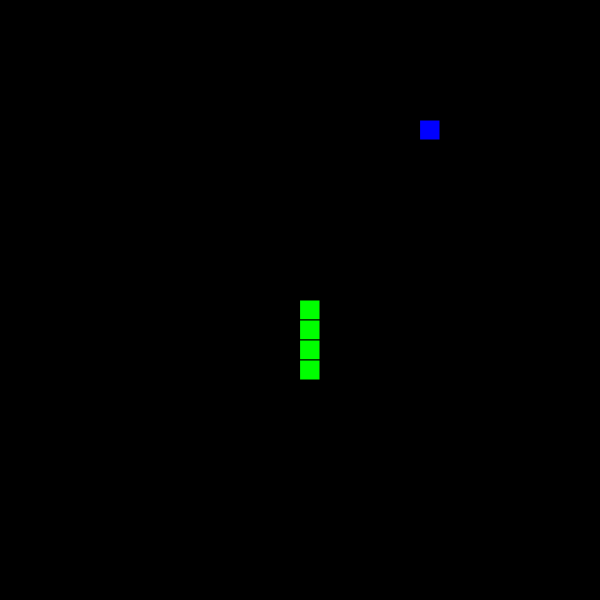
Frame 1 (no input)
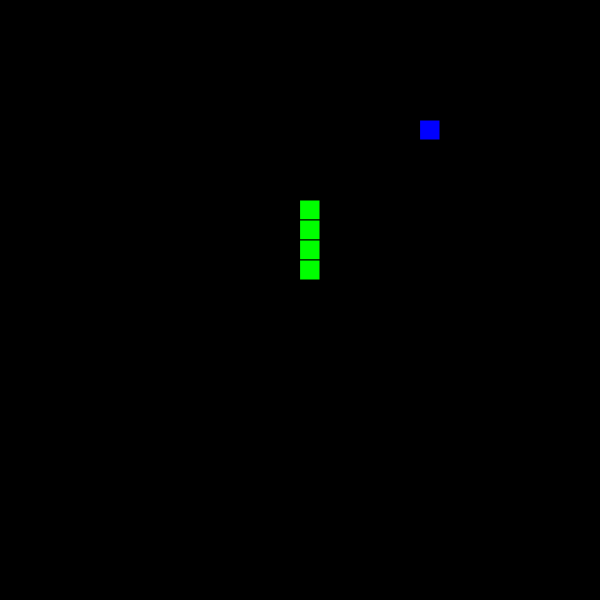
Frame 60 (no input)
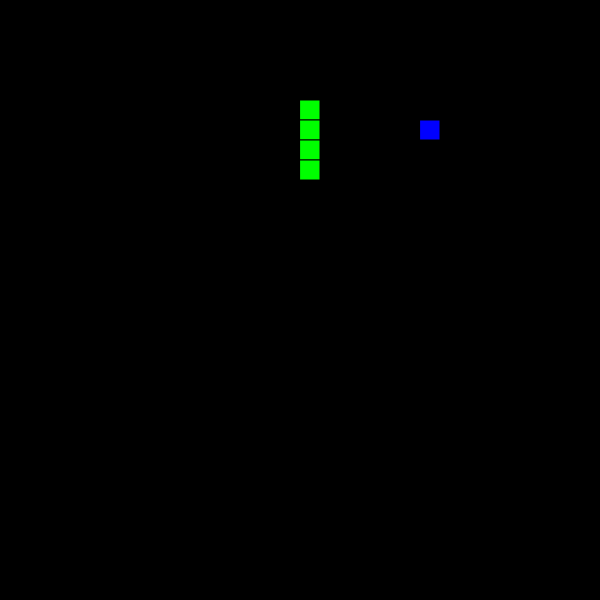
Frame 120 (the mouse pressed at the canvas centre since frame 60)

The p5.js sketch that drew these frames (run headless with seeded random() and noise() and a simulated clock; from frame 60 on, the mouse is pressed at the canvas centre):

// p5.js sketch
// ── sketch.js
var R = 20;
var player;

function setup()
{
    createCanvas(600, 600);
    player = new Player();
    slider = createSlider(0,1,player.lease,0.01);
    slider.position(20,635);
    tag = createP('Set speed');
    tag.position(20,600);
}

function draw()
{
  background(0);
  // drawGrid();
  player.draw();
  player.update();
  player.lease = slider.value();
}

function drawGrid()
{
  stroke(255);

  for (var x = 0; x < width / R; x++)
    line(x * R, 0, x * R, height)
  for (var y = 0; y < height / R; y++)
    line(0, y * R, width, y * R);
}
// ── player.js
class Player
{
  constructor()
  {
    this.score = 0;
    this.dead = false;
    this.toGrow = false;
    this.food = new Food();
    this.timex = millis();
    this.lease = 0.17;
    this.dir = 0;
    this.canDir = true;
    this.start = new Pos(floor(width / 2 / R), floor(height / 2 / R));
    this.startSize = 4;
    this.list = [];
    for (var i = 0; i < this.startSize; i++)
    {
      this.list.push(new Pos(this.start.x, this.start.y + i))
    }
  }

  draw()
  {
    this.food.draw();

    fill(0, 255, 0);
    for (var i = 0; i < this.list.length; i++)
    {
      rect(this.list[i].x * R, this.list[i].y * R, R, R);
    }

  }

  update()
  {
    this.eat();
    this.edges();
    this.itself();
    this.control();
    this.move()
    this.gameOver();
  }

  gameOver()
  {
    if (this.dead)
    {
      noStroke();
      fill(255, 0, 0);
      textSize(60);
      text("Game Over", width / 2 - 150, height / 2 - 100);
      fill(255, 255, 0);
      text("Score: " + this.score, width / 2 - 100, height / 2);
      noLoop();
    }
  }

  eat()
  {
    if (this.list[0].x === this.food.pos.x && this.list[0].y === this.food.pos.y)
    {
      this.score++;
      this.increaseSpeed();
      this.grow();
      this.food = new Food();
    }
  }

  increaseSpeed()
  {
    if (this.lease > 0.05)
      this.lease -= 0.005;
  }

  grow()
  {
    this.toGrow = true;
  }

  edges()
  {
    if (this.list[0].x < 0 || this.list[0].x > floor(width / R) - 1 || this.list[0].y < 0 || this.list[0].y > floor(height / R) - 1)
      this.dead = true;
  }

  itself()
  {
    for (var i = 1; i < this.list.length; i++)
    {
      if (this.list[0].x == this.list[i].x && this.list[0].y == this.list[i].y)
        this.dead = true;
    }
  }

  move()
  {

    if (millis() - this.timex > this.lease * 1000)
    {
      this.timex = millis();
      //go up
      if (this.dir == 0)
        this.shift(this.list[0].x, this.list[0].y - 1);
      else
        //go right
        if (this.dir == 1)
          this.shift(this.list[0].x + 1, this.list[0].y);
        else
          //go down
          if (this.dir == 2)
            this.shift(this.list[0].x, this.list[0].y + 1);
          else
            //go left
            if (this.dir == 3)
              this.shift(this.list[0].x - 1, this.list[0].y);
    }
  }

  control()
  {
    //0=up,1=right;2=down;3=left
    if (keyIsPressed && this.canDir)
    {
      if (keyCode === UP_ARROW)
      {
        if (this.dir !== 2)
        {
          this.dir = 0;
          this.canDir = false;
        }
      }
      else if (keyCode === DOWN_ARROW)
      {
        if (this.dir !== 0)
        {
          this.dir = 2;
          this.canDir = false;
        }
      }
      else if (keyCode === LEFT_ARROW)
      {
        if (this.dir !== 1)
        {
          this.dir = 3;
          this.canDir = false;
        }
      }
      else if (keyCode === RIGHT_ARROW)
      {
        if (this.dir !== 3)
        {
          this.dir = 1;
          this.canDir = false;
        }
      }
    }
  }

  shift(x, y)
  {
    var buff = [];

    for (var i = 0; i < this.list.length; i++)
    {
      if (i == 0)
        buff.push(new Pos(x, y));
      else
      {
        buff.push(new Pos(this.list[i - 1].x, this.list[i - 1].y));
      }

    }
    if (this.toGrow)
    {
      buff.push(new Pos(this.list[this.list.length - 1].x, this.list[this.list.length - 1].y));
      this.toGrow = false;
    }
    this.list = buff;
    this.canDir = true;
  }
}

class Pos
{
  constructor(x, y)
  {
    this.x = x;
    this.y = y;
  }
}

class Food
{
  constructor()
  {
    this.pos = new Pos(floor(random(width / R)), floor(random(height / R)));
  }
  draw()
  {
    fill(0, 0, 255);
    rect(this.pos.x * R, this.pos.y * R, R, R);
  }
}
